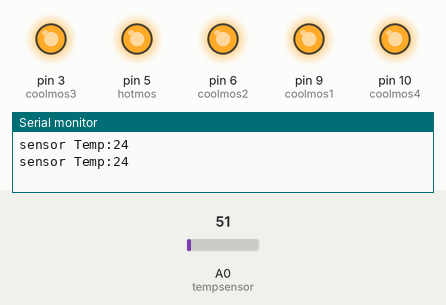
This sketch was run on a simulated Arduino Uno, built with avr-gcc and run on an emulated ATmega328P. On the bench: output pins drawn as LEDs (lit = HIGH), the last lines printed to the serial monitor. The inputs (shaded band) are chosen by the test bench; at power-on: A0 (tempsensor) = 51.

Above: at 5.8 s.
5.9 s: A0 (tempsensor) set to 58
At 11.4 s:
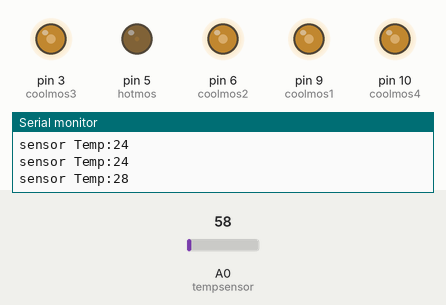
11.9 s: A0 (tempsensor) set to 30
At 16.4 s:
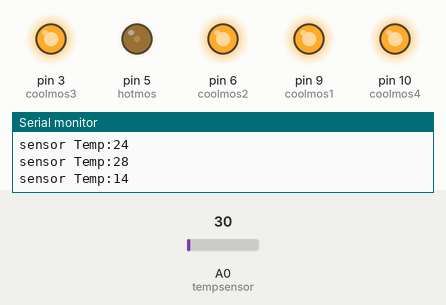
17.9 s: A0 (tempsensor) set to 15
At 21.4 s:
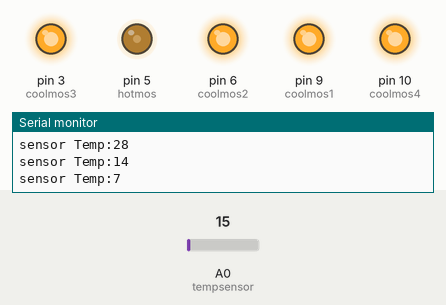
23.9 s: A0 (tempsensor) set to 112
At 25.3 s:
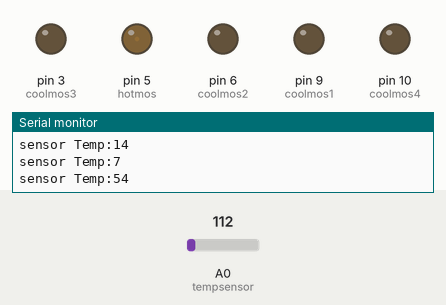
Timing chart, 0 to 26.9 s (numbered marks = the images above; inputs shaded):
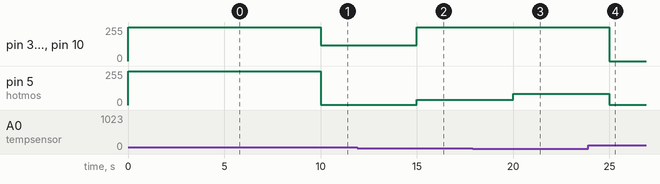

Measured:
- the behaviour switches between 53 and 54 on A0 (tempsensor) (found by bisection; images 0 and 1)
- after the input at 5.9 s, pin 3 (coolmos3), pin 6 (coolmos2), pin 9 (coolmos1), pin 10 (coolmos4): 255/255 → 118/255 after 4.1 s; pin 5 (hotmos): 255/255 → 1/255 after 4.1 s
- after the input at 11.9 s, pin 3 (coolmos3), pin 6 (coolmos2), pin 9 (coolmos1), pin 10 (coolmos4): 118/255 → 255/255 after 3.1 s; pin 5 (hotmos): 1/255 → 39/255 after 3.1 s
- after the input at 17.9 s, pin 5 (hotmos): 39/255 → 84/255 after 2.1 s
- after the input at 23.9 s, pin 3 (coolmos3), pin 6 (coolmos2), pin 9 (coolmos1), pin 10 (coolmos4): 255/255 → 0/255 after 1.1 s; pin 5 (hotmos): 84/255 → 1/255 after 1.1 s

The sketch:

ACAnalog.ino
```cpp
// Ver.:1.05
// Date:01-06-2017
//=====================================================================================================================
//==========================================      PIN MAPPINGS      ===================================================
//=====================================================================================================================

int tempsensor = A0;
int coolmos1 = 9;
int coolmos2 = 6;
int coolmos3 = 3;
int coolmos4 = 10;
int hotmos = 5;

//=====================================================================================================================

void setup()
{
  pinMode(coolmos1,OUTPUT);
  pinMode(coolmos2,OUTPUT);
  pinMode(coolmos3,OUTPUT);
  pinMode(coolmos4,OUTPUT);
  pinMode(hotmos,OUTPUT);
  Serial.begin(9600);
}
void loop()
{

  int temp=(5.0*analogRead(tempsensor)*100.0)/1024;                 //get temperature in degree celsius
  Serial.print("sensor Temp:");                                     //Print Sensor Data to Serial Monitor
  Serial.println(temp);

  if(temp<=20) //start heater, disable cooler ----------------------( INVERTED LOGIC )----------------------------
  {
    //Turn off Coolers
    digitalWrite(coolmos1,HIGH);
    digitalWrite(coolmos2,HIGH);
    digitalWrite(coolmos3,HIGH);
    digitalWrite(coolmos4,HIGH);

    //Turn on Heater
    temp=constrain(temp,0,20);
    analogWrite(hotmos, map(temp,0,20,128,0) );
  }

  else if(temp>=26) //start cooler, disable heater ----------------------( INVERTED LOGIC )----------------------------
  {
    //Turn on Coolers
    temp=constrain(temp,26,50);
    int temp2 = map(temp,26,50,128,0);
    analogWrite(coolmos1,temp2);
    analogWrite(coolmos2,temp2);
    analogWrite(coolmos3,temp2);
    analogWrite(coolmos4,temp2);

    //Turn off Heater
    analogWrite(hotmos,HIGH);
  }

  else //between temperature 20-25, disable all --------------------( INVERTED LOGIC )----------------------------
  {
    //Turn off everything
    digitalWrite(coolmos1,HIGH);
    digitalWrite(coolmos2,HIGH);
    digitalWrite(coolmos3,HIGH);
    digitalWrite(coolmos4,HIGH);
    digitalWrite(hotmos,HIGH);
  }
  delay(5000); //wait 5sec. till next reading
}
```
